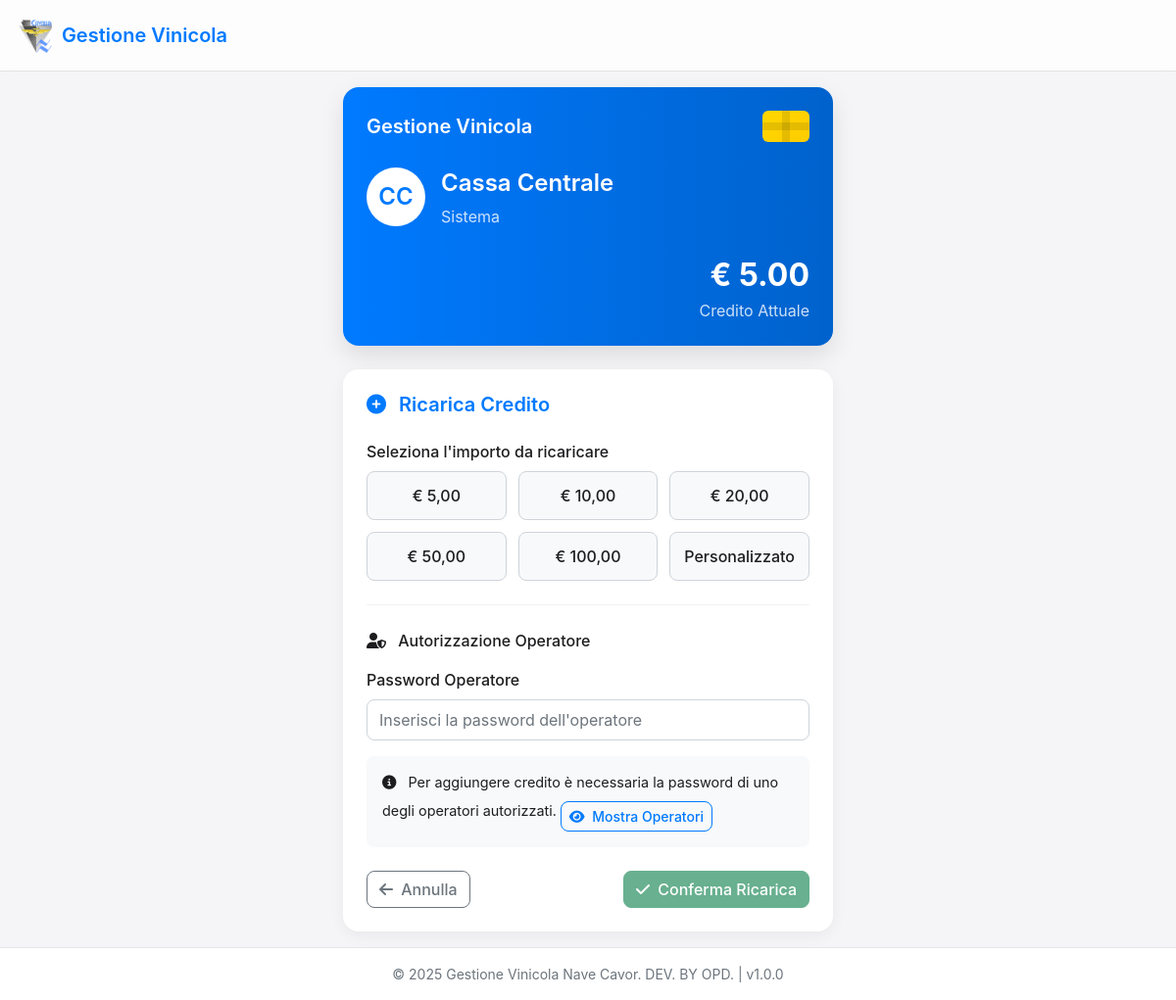
Before: /add_credit?employee_id=1 with the older database file.
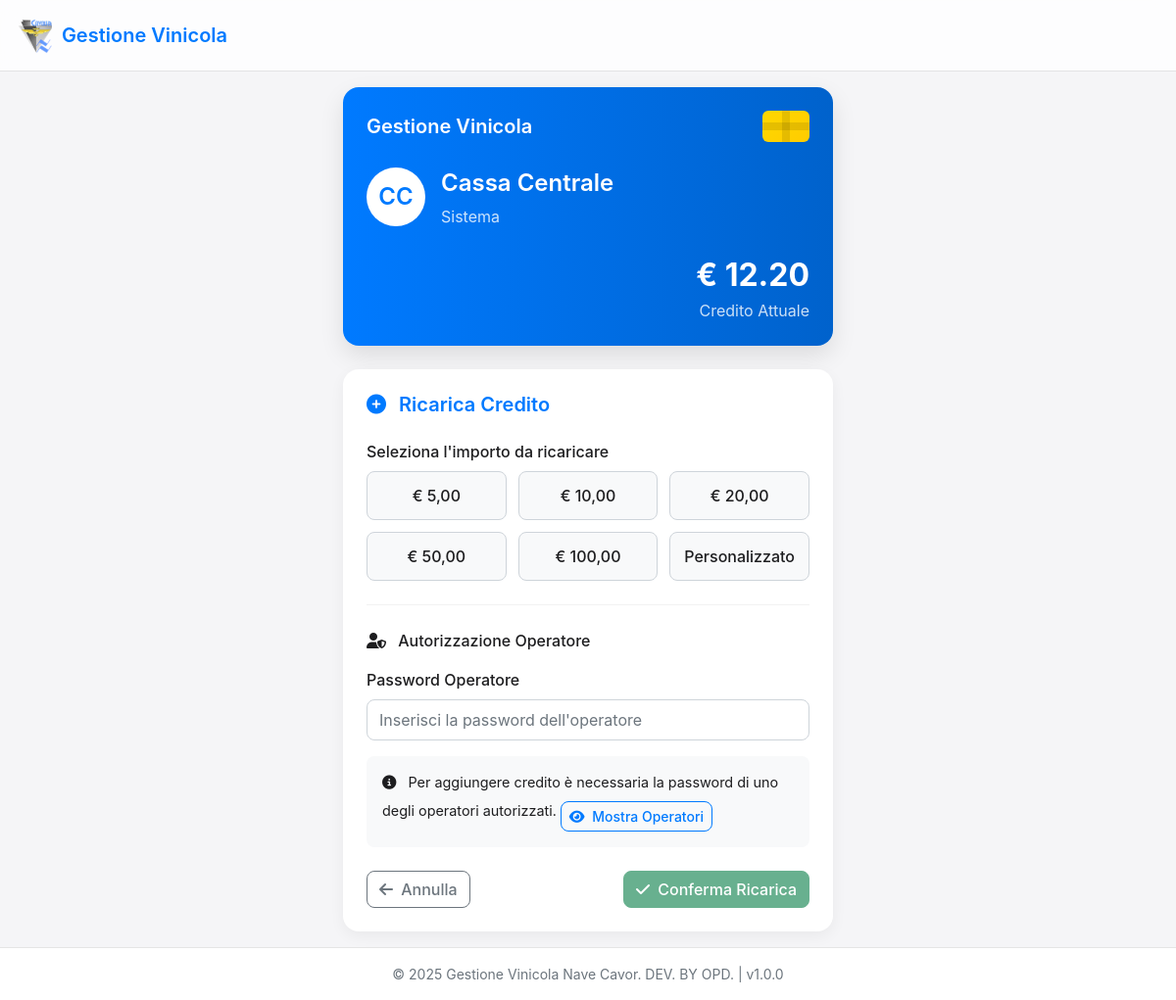
After: the same page with the newer database file.
### app.py (models this page shows, shortened)
class Employee(db.Model):
    id = db.Column(db.Integer, primary_key=True)
    code = db.Column(db.String(50), unique=True)  # Codice a barre della card
    first_name = db.Column(db.String(100))
    last_name = db.Column(db.String(100))
    rank = db.Column(db.String(100))
    credit = db.Column(db.Numeric(10, 2), default=0)
    credit_hash = db.Column(db.String(64))  # Hash per verificare l'integrità del credito
    credit_limit = db.Column(db.Numeric(10, 2), default=0)  # Limite di credito negativo consentito

### app.py (the view, shortened to what this page needs)
@app.route('/add_credit', methods=['GET', 'POST'])
def add_credit():
    if request.method == 'GET':
        employee_id = request.args.get('employee_id')
        if not employee_id:
            flash('Dipendente non specificato.', 'danger')
            return redirect(url_for('barcode_scanner'))
        employee = Employee.query.get_or_404(employee_id)
        operators = Operator.query.filter_by(active=True).all()
        return render_template(
            'add_credit.html',
            employee=employee,
            operators=operators
        )

### app.py (called while the page is built)
@app.context_processor
def inject_app_info():
    now = datetime.now()
    return {
        'app_name': app.config['APP_NAME'],
        'app_version': app.config['APP_VERSION'],
        'now': now
    }

### templates/add_credit.html (shortened to what this page needs)
{% extends "base.html" %}
{% block content %}
<div class="credit-container">
    <div class="credit-card">
        <div class="credit-header">
            <div class="credit-title">{{ app_name }}</div>
            <div class="credit-chip"></div>
        </div>
        <div class="employee-info">
            <div class="employee-avatar">{{ employee.first_name[0] }}{{ employee.last_name[0] }}</div>
            <div class="employee-details">
                <div class="employee-name">{{ employee.first_name }} {{ employee.last_name }}</div>
                <div class="employee-rank">{{ employee.rank }}</div>
            </div>
        </div>
        <div class="credit-amount">
            <div class="current-credit">€ {{ "%.2f"|format(employee.credit) }}</div>
            <div class="credit-label">Credito Attuale</div>
        </div>
    </div>
    <div class="credit-form-card">
        <h3 class="credit-form-title">
            <i class="fas fa-plus-circle me-2"></i> Ricarica Credito
        </h3>
        <div>
            <label class="form-label">Seleziona l'importo da ricaricare</label>
            <div class="presets-grid">
                <div class="preset-button" data-amount="5">€ 5,00</div>
                <div class="preset-button" data-amount="10">€ 10,00</div>
                <div class="preset-button" data-amount="20">€ 20,00</div>
                <div class="preset-button" data-amount="50">€ 50,00</div>
                <div class="preset-button" data-amount="100">€ 100,00</div>
                <div class="preset-button" data-amount="custom">Personalizzato</div>
            </div>
            <div class="operator-info">
                <div class="operator-title">
                    <i class="fas fa-user-shield me-2"></i> Autorizzazione Operatore
                </div>
                <label for="operator_password" class="form-label">Password Operatore</label>
                <input type="password" class="form-control" id="operator_password" name="operator_password" placeholder="Inserisci la password dell'operatore">
                <div class="operator-help">
                    <i class="fas fa-info-circle me-2"></i>
                    Per aggiungere credito è necessaria la password di uno degli operatori autorizzati.
                    <button class="btn btn-sm btn-outline-primary mt-2" type="button" id="showOperatorsBtn">
                        <i class="fas fa-eye me-1"></i> Mostra Operatori
                    </button>
                </div>
            </div>
        </div>
        <div class="action-buttons">
            <a href="{{ url_for('index') }}" class="btn btn-outline-secondary">
                <i class="fas fa-arrow-left me-1"></i> Annulla
            </a>
            <button id="confirmButton" class="btn btn-success" disabled>
                <i class="fas fa-check me-1"></i> Conferma Ricarica
            </button>
        </div>
    </div>
</div>
{% endblock %}

Changed rows visible on the page:
changed Employee "Cassa": credit "5.00" → "12.20"
